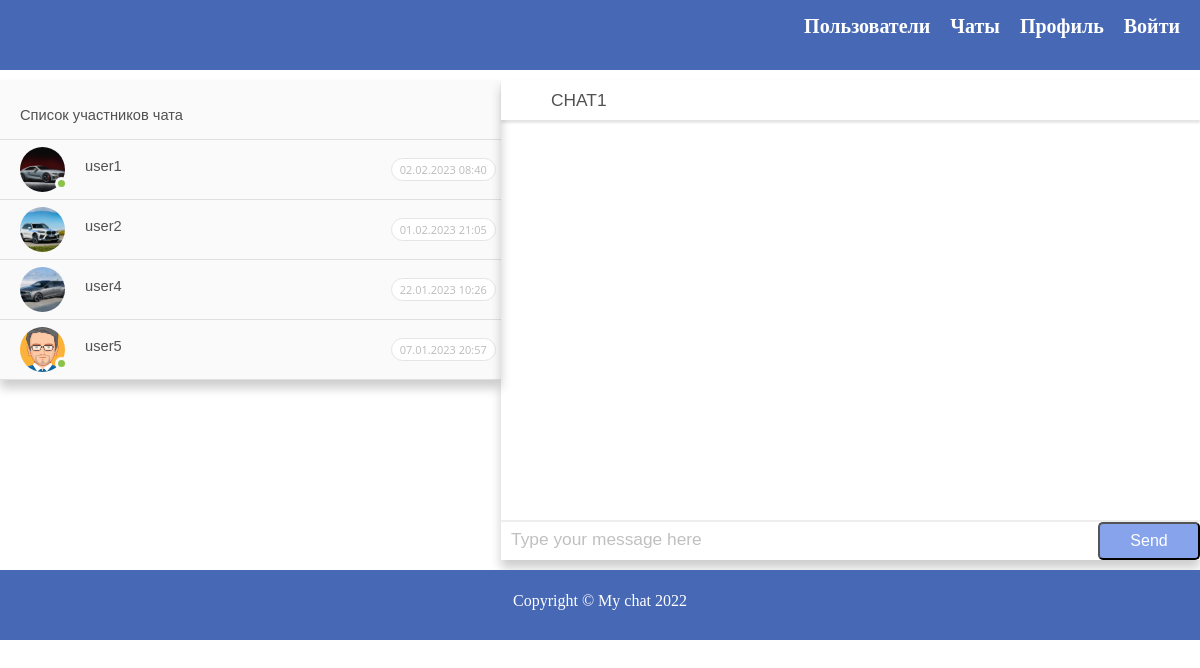
The page /chat/1 on the database its author committed.
### chatback/models.py (models this page shows, shortened)
class Member(models.Model):
    user = models.OneToOneField(User, on_delete=models.CASCADE, verbose_name='user')
    avatar = models.ImageField(default='ava/avadefault.png', upload_to='ava/', verbose_name='Avatar', blank=True)
    online = models.BooleanField(default=False, verbose_name='Online/offline')

class Chatroom(models.Model):
    name = models.CharField(max_length=64, unique=True, verbose_name='Chat name')
    dtcreate = models.DateTimeField(auto_now_add=True, verbose_name='Datetime chat')
    owner = models.ForeignKey(Member, related_name='memberowner', on_delete=models.CASCADE, verbose_name='User-creater')
    guests = models.ManyToManyField(Member, related_name='memberguest', blank=True, verbose_name='Members of chat')

### chatback/views.py (the view)
# urls.py: path('chat/<int:pk>', show_one_chat, name='chat'),
def show_one_chat(request, pk):
    chat_one = get_object_or_404(Chatroom, pk=pk)
    chat_one_members = Chatroom.objects.get(pk=pk).guests.all()
    return render(request, 'chat.html',
                  context={'chat_one': chat_one, 'chat_one_members': chat_one_members, "room_name": pk})

### templates/chat.html (shortened to what this page needs)
{% extends 'flatpages/index.html' %}
{% load static %}
{% block content %}
<section class="list-members">
    <div class="member">
        <p class="name">Список участников чата</p>
    </div>
    {% for member in chat_one_members %}
    <div class="member">
        <div class="photo" style="background-image: url('{{ member.avatar.url }}');">
            {% if member.online %}
            <div class="online"></div>
            {% endif %}
        </div>
        <div class="member-contact">
            <p class="name">{{ member.user.username }}</p>
        </div>
        <div class="timer">{{ member.user.last_login|date:"d.m.Y H:i" }}</div>
    </div>
    {% endfor %}
</section>
<section class="chat">
    <div class="header-chat">
        <p class="name">{{chat_one.name}}</p>
    </div>
    <div id="divForMessages" class="messages-chat">
    </div>
    <div class="footer-chat">
        <input id="inputMessage" type="text" class="write-message" placeholder="Type your message here"></input>
        <button id="btnSend" class="send-button" type="button">Send</button>
    </div>
</section>
{% endblock content %}

### static/css/istyle.css (style rules this page uses)
* { margin: 0; padding: 0; box-sizing: border-box; text-decoration: none; list-style-type: none; }
.online { position: relative; top: 30px; left: 35px; width: 13px; height: 13px; background-color: #8BC34A; border-radius: 13px; border: 3px solid #FAFAFA; }
.timer { margin-left: 15%; font-family: 'Open Sans', sans-serif; font-size: 11px; padding: 3px 8px; color: #BBB; background-color: #FFF; border: 1px solid #E5E5E5; border-radius: 15px; }
.chat { width: calc(70% - 10px); display: inline-block; align-items: center; box-shadow: 0px 8px 10px rgba(0, 0, 0, 0.20); }
.header-chat { background-color: #FFF; height: 40px; box-shadow: 0px 3px 2px rgba(0, 0, 0, 0.100); display: flex; align-items: center; }
.chat .header-chat .name { margin: 0 0 0 20px; text-transform: uppercase; font-family: 'Montserrat', sans-serif; font-size: 13pt; color: #515151; }
.chat .messages-chat { padding: 25px 35px; height: 400px; max-height: 400px; overflow-x: hidden; overflow-y: scroll; }
.footer-chat { width: calc(100%); height: 40px; display: flex; position: relative; bottom: 0; background-color: transparent; border-top: 2px solid #EEE; }
.write-message { border: none !important; align-items: center; width: 100%; height: 95%; margin-left: 5px; padding: 5px; }
.send-button { height: 100%; width: 120px; font-size: 12pt; background-color: #87a3ec; border-radius: 5px; color: #fff; }
.list-members { width: calc(50% - 5px); box-shadow: 0px 8px 10px rgba(0, 0, 0, 0.20); overflow: hidden; background-color: #87a3ec; display: inline-block; justify-content: flex-start; align-items: center; }
.list-members .member { width: 100%; height: 60px; background-color: #FAFAFA; border-bottom: solid 1px #E0E0E0; display: flex; align-items: center; cursor: pointer; }
.list-members .member .photo { margin-left: 20px; display: block; width: 45px; height: 45px; background: #E6E7ED; -moz-border-radius: 50px; -webkit-border-radius: 50px; background-position: center; background-size: cover; background-repeat: no-repeat; }
.member-contact { height: 43px; width: 50%; white-space: nowrap; overflow: hidden; text-overflow: ellipsis; }
.list-members .member .name { margin: 10px 0px 0 20px; font-family: 'Montserrat', sans-serif; font-size: 11pt; color: #515151; }

### rows shown on the page
Member: avatar (picture), online True (drawn), user.username "user1", user.last_login "02.02.2023 08:40"
Member: avatar (picture), user.username "user2", user.last_login "01.02.2023 21:05"
Member: avatar (picture), user.username "user4", user.last_login "22.01.2023 10:26"
Member: avatar (placeholder picture), online True (drawn), user.username "user5", user.last_login "07.01.2023 20:57"
Chatroom: name "CHAT1"
